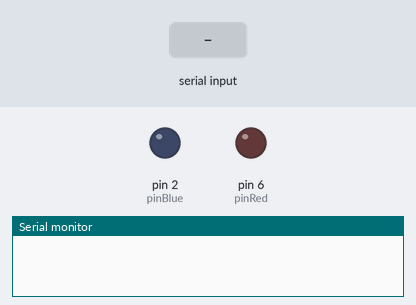
Bench run of a sketch on a simulated Arduino Uno, built with avr-gcc and run on an emulated ATmega328P. Parts: output pins drawn as LEDs (lit = HIGH), the last lines printed to the serial monitor. Dashed ring = blinking. Inputs (shaded band) come from the test bench.

Above: at 1.2 s.
1.3 s: "90,45\n" received over Serial
At 1.7 s:
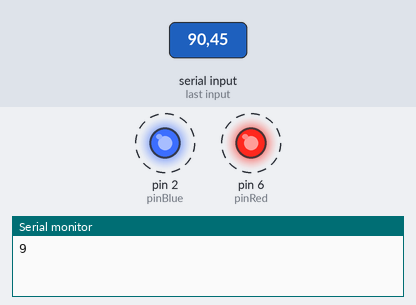
Timing chart, 0 to 10.3 s (numbered marks = the images above; inputs shaded):
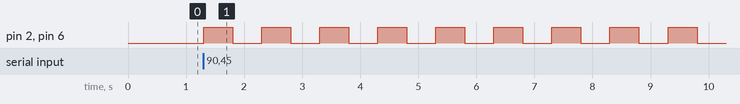

Measured:
- after the input at 1.3 s, pin 2 (pinBlue), pin 6 (pinRed): alternates HIGH for 0.50 s and LOW for 0.50 s, starting at once

The sketch:

sketch_feb25a.ino
```cpp
//test12
int pinBlue = 2;
int pinRed = 6;
int pinb = 4;
int light = 0;

int t_on = 100;
int t_off = 10000;

int count = 0;
char incomingByte = 0;
int cycles = 0;

bool on = HIGH;
bool off = LOW;
bool state = HIGH;
bool flag = false;

String command = "";

int i = 0;

void setup() {
  pinMode(pinBlue, OUTPUT);
  pinMode(pinRed, OUTPUT);
  pinMode(pinb, INPUT);
  pinMode(A0, INPUT);

  digitalWrite(pinBlue, off);
  digitalWrite(pinRed, off);

  Serial.begin(9600);

}


void loop() {


  //state = digitalRead(pinb);
  //light = analogRead(A0);
  //Serial.println(light);


  if (Serial.available() > 0)
  {
    //Serial.println("command detected");
      // read the incoming byte:
      //command = Serial.readString();
      //Serial.println(command);

      incomingByte = Serial.read();
      cycles = incomingByte - '0';
      Serial.println(cycles);

      for(i = 1;i <= cycles;i++)
        {
          digitalWrite(pinBlue, on);
          digitalWrite(pinRed, on);
          delay(500);
          digitalWrite(pinBlue, off);
          digitalWrite(pinRed, off);
          delay(500);
        }


      /*if (command.compareTo("ON"))
      {
        Serial.println("you said on");
        Serial.println(command);
        for(i = 1;i <= 5;i++)
        {
          digitalWrite(pinBlue, on);
          digitalWrite(pinRed, on);
          delay(1000);
          digitalWrite(pinBlue, off);
          digitalWrite(pinRed, off);
          delay(1000);
        }
        */


      }


/*if (state == LOW) {
     digitalWrite(pinBlue, on);
     digitalWrite(pinRed, on);


     if (flag == false) {
      light = analogRead(A0);


      count++;
      Serial.println(count);
      Serial.println(light);
      Serial.print("button pressed\n");
      flag = true;
     }

  }
  else if (state == HIGH) {
    digitalWrite(pinBlue, off);
    digitalWrite(pinRed, off);
    flag = false;
  }


//  digitalWrite(pinBlue, on);
//  digitalWrite(pinRed, on);
//  delay(t_on);
//
//
//  digitalWrite(pinBlue, off);
//  digitalWrite(pinRed, off);
//  delay(t_off);

  */
}
```
